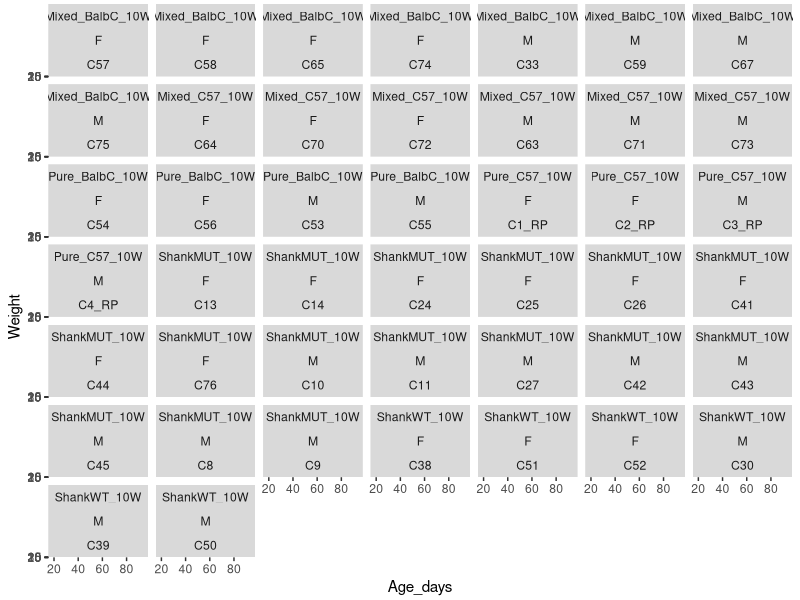
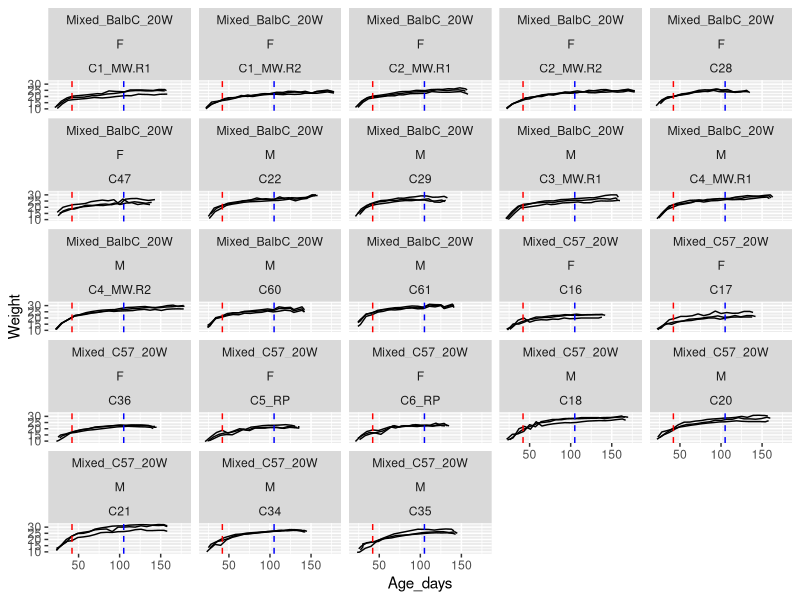
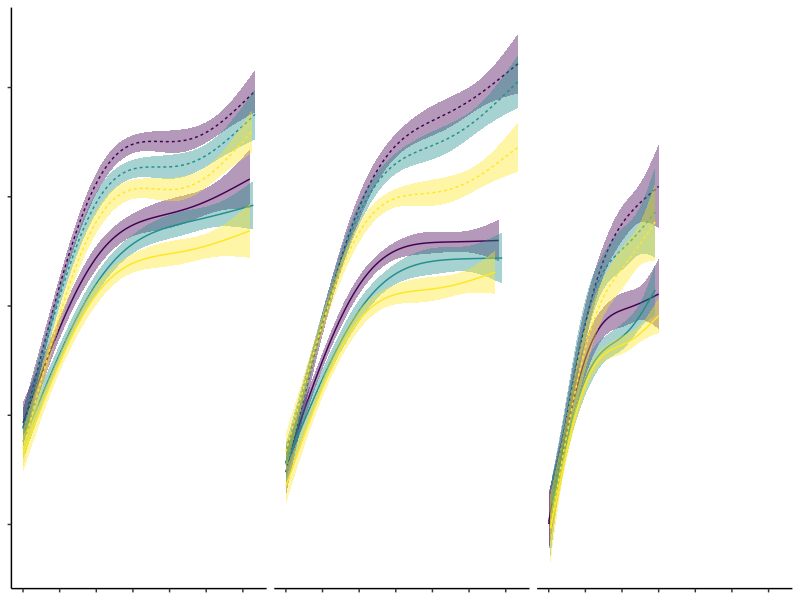
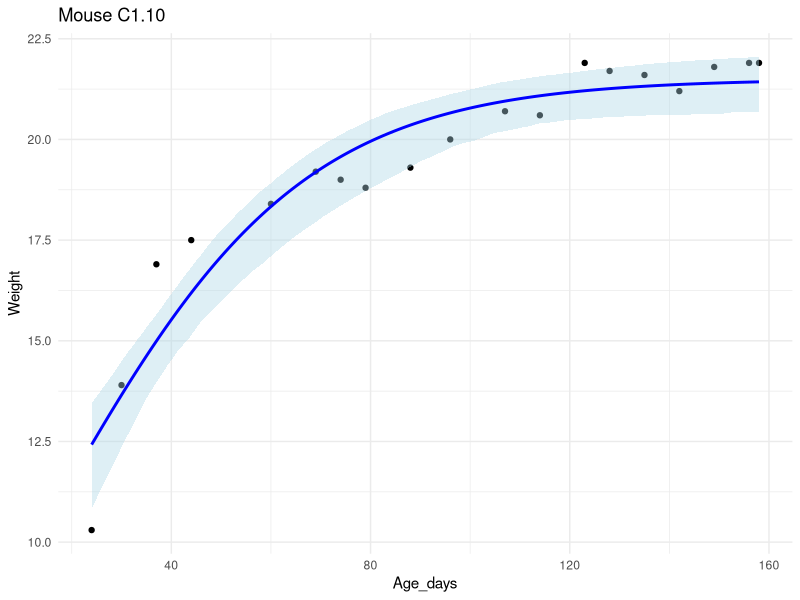
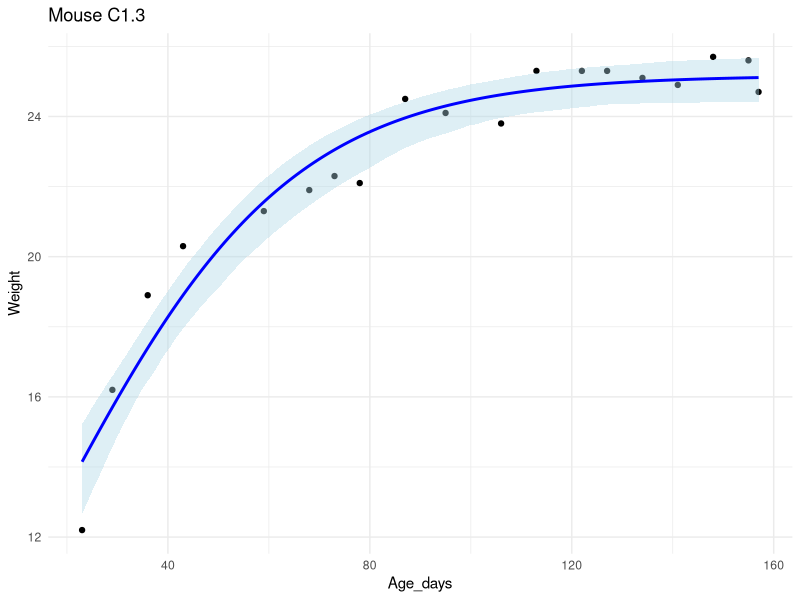
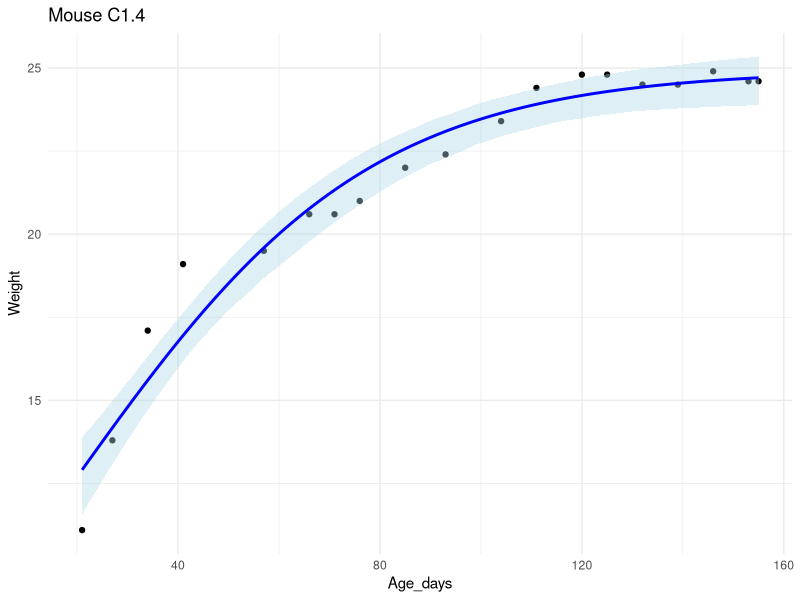
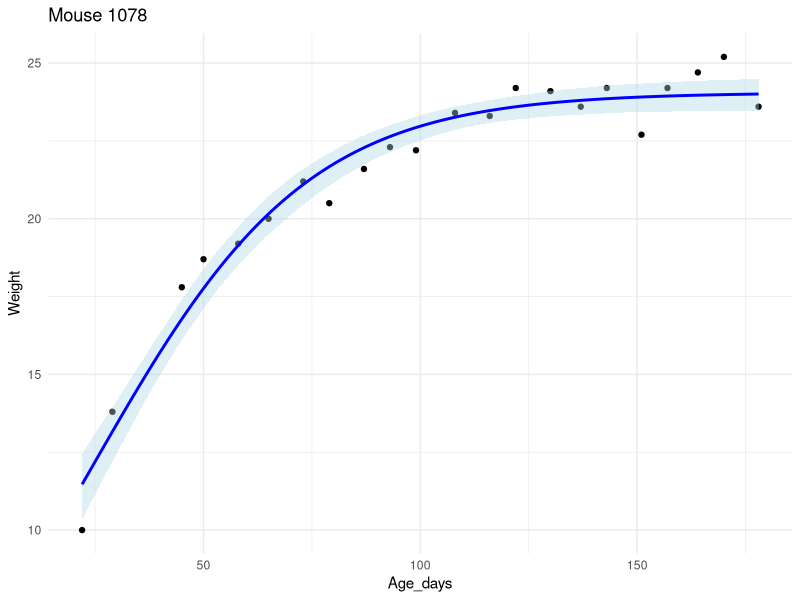
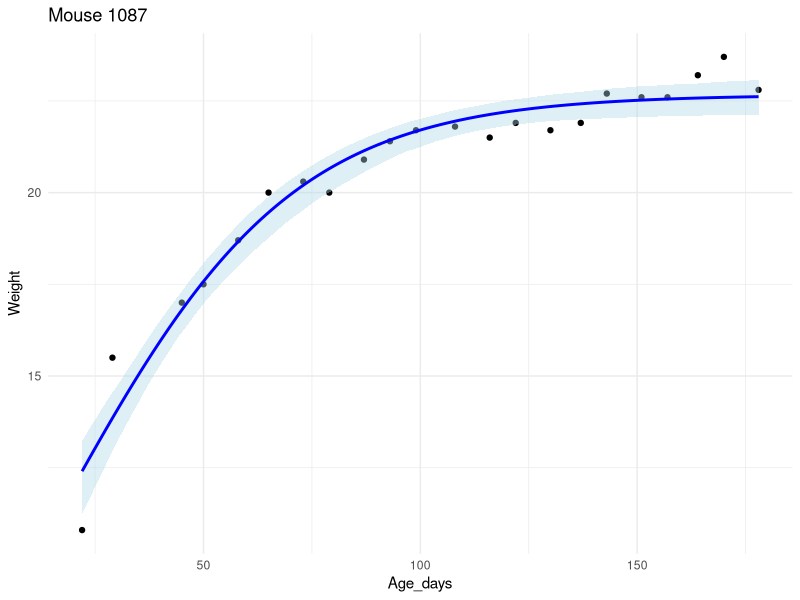

Generate these figures, in order, with R: (Note: this script raises an error after producing the figures.)
# Libraries ----
library(tidyverse)
library(minpack.lm)  # nlsLM

# Paths ----
setwd("~/Dropbox (Personal)/UWyo/Projects/SocialHierarchy/Fall25_SDH/SDH/data/")
plotdir <- "~/Dropbox (Personal)/UWyo/Projects/SocialHierarchy/Fall25_SDH/SDH/plots/weight_curves/"

# ==================================================
# Load + basic checks ----
# ==================================================

wc <- read.csv("SDH_WeightCurves - Weight.csv", stringsAsFactors = TRUE)

n_distinct(wc$Cohort)   # 67
n_distinct(wc$MouseID)  # 201

# P0 reference weights (JAX): C57 ~1.3g; Balb ~1.5g
bw <- wc %>%
  select(MouseID, Cohort, Sex, Treatment, DOB) %>%
  distinct() %>%
  mutate(
    Date = DOB, Age_days = 0,
    Weight = case_when(
      str_detect(Treatment, "C57|Shank") ~ 1.3,
      str_detect(Treatment, "Balb")      ~ 1.5,
      TRUE                               ~ NA_real_
    )
  )

# ==================================================
# Exploratory plots ----
# ==================================================

ggplot(filter(wc, str_detect(Treatment, "10W")), aes(Age_days, Weight, group = MouseID)) +
  geom_line() +
  geom_vline(xintercept = 42, linetype = "dashed", color = "red") +   # early weight
  geom_vline(xintercept = 63, linetype = "dashed", color = "blue") +  # late weight
  facet_wrap(vars(Treatment, Sex, Cohort))

ggplot(filter(wc, str_detect(Treatment, "20W")), aes(Age_days, Weight, group = MouseID)) +
  geom_line() +
  geom_vline(xintercept = 42,  linetype = "dashed", color = "red") +  # early weight
  geom_vline(xintercept = 105, linetype = "dashed", color = "blue") + # late weight
  facet_wrap(vars(Treatment, Sex, Cohort))

# ==================================================
# Logistic fits per mouse (nlsLM) + parametric CI simulation ----
# ==================================================

df <- wc %>% mutate(MouseID = as.character(MouseID))

target_ages <- tibble(Age_days = c(28, 42, 56, 70, 84, 98, 112, 126, 140))
n_sim <- 1000

fit_summary      <- tibble()
all_predictions  <- tibble()
fit_success      <- character()
fit_fail         <- character()

logistic_fun <- function(K, r, t0, age) K / (1 + exp(-r * (age - t0)))

for (mouse in unique(df$MouseID)) {
  df_sub <- filter(df, MouseID == mouse)
  
  if (nrow(df_sub) < 4 || all(df_sub$Weight <= 0, na.rm = TRUE)) {
    fit_fail <- c(fit_fail, mouse)
    next
  }
  
  ok <- try({
    fit <- nlsLM(
      Weight ~ K / (1 + exp(-r * (Age_days - t0))),
      data   = df_sub,
      start  = list(K = max(df_sub$Weight, na.rm = TRUE), r = 0.05, t0 = 50),
      control = nls.lm.control(maxiter = 200)
    )
    
    coefs <- coef(fit)
    fit_success <- c(fit_success, mouse)
    
    fit_summary <- bind_rows(
      fit_summary,
      tibble(MouseID = mouse, K = coefs[["K"]], r = coefs[["r"]], t0 = coefs[["t0"]])
    )
    
    vcov_mat <- tryCatch(vcov(fit), error = function(e) NULL)
    if (is.null(vcov_mat)) stop("vcov failed")
    
    param_sim <- MASS::mvrnorm(n_sim, mu = coefs, Sigma = vcov_mat)
    
    # Predictions at target ages (+ 95% CI from parametric simulation)
    pred_vals <- predict(fit, newdata = target_ages)
    sim_preds <- sapply(
      target_ages$Age_days,
      \(age) logistic_fun(param_sim[, "K"], param_sim[, "r"], param_sim[, "t0"], age)
    )
    
    pred_df <- tibble(
      MouseID    = mouse,
      Age_days   = target_ages$Age_days,
      Predicted  = pred_vals,
      CI_lower   = apply(sim_preds, 2, quantile, probs = 0.025, na.rm = TRUE),
      CI_upper   = apply(sim_preds, 2, quantile, probs = 0.975, na.rm = TRUE)
    )
    
    all_predictions <- bind_rows(all_predictions, pred_df)
    
    # Full curve + ribbon
    plot_ages <- tibble(Age_days = seq(min(df_sub$Age_days), max(df_sub$Age_days), length.out = 200))
    sim_curve <- sapply(
      plot_ages$Age_days,
      \(age) logistic_fun(param_sim[, "K"], param_sim[, "r"], param_sim[, "t0"], age)
    )
    
    plot_df <- tibble(
      Age_days = plot_ages$Age_days,
      Fit      = predict(fit, newdata = plot_ages),
      CI_lower = apply(sim_curve, 2, quantile, probs = 0.025, na.rm = TRUE),
      CI_upper = apply(sim_curve, 2, quantile, probs = 0.975, na.rm = TRUE)
    )
    
    mouse_safe <- gsub("[^A-Za-z0-9]", "_", mouse)
    
    p <- ggplot(df_sub, aes(Age_days, Weight)) +
      geom_point() +
      geom_ribbon(data = plot_df, aes(y = Fit, ymin = CI_lower, ymax = CI_upper),
                  fill = "lightblue", alpha = 0.4) +
      geom_line(data = plot_df, aes(y = Fit), color = "blue", linewidth = 1) +
      ggtitle(paste("Mouse", mouse)) +
      theme_minimal()
    
    ggsave(file.path(plotdir, paste0("logistic_fit_", mouse_safe, ".pdf")),
           plot = p, width = 6, height = 4)
    
    TRUE
  }, silent = TRUE)
  
  if (!isTRUE(ok)) fit_fail <- c(fit_fail, mouse)
}

n_distinct(all_predictions$MouseID)  # 201
table(all_predictions$MouseID)

# ==================================================
# Export model parameters + predictions ----
# ==================================================

write.csv(fit_summary,     "logistic_model_parameters.csv",     row.names = FALSE)
write.csv(all_predictions, "logistic_predictions_with_ci.csv",  row.names = FALSE)

# ==================================================
# Build predicted-weight summary table ----
# ==================================================

all_predictions_clean <- all_predictions %>%
  filter(Predicted > 5) %>%
  select(MouseID:Predicted) %>%
  group_by(MouseID) %>%
  pivot_wider(names_from = Age_days, values_from = Predicted) %>%
  ungroup()

all_predictions_clean <- full_join(
  all_predictions_clean,
  wc %>% select(MouseID:DOB) %>% distinct(),
  by = "MouseID"
)

all_predictions_clean <- all_predictions_clean %>%
  mutate(
    Pred_Sac_Weight = case_when(
      str_detect(Treatment, "10W") ~ `70`,
      str_detect(Treatment, "20W") ~ `140`,
      TRUE ~ NA_real_
    ),
    Pred_Wean_Weight = `28`,
    Pred_Mat_Weight  = `56`
  )

wc_summary <- all_predictions_clean %>%
  select(MouseID, Cohort, Sex, Treatment, Pred_Wean_Weight, Pred_Mat_Weight, Pred_Sac_Weight) %>%
  group_by(Cohort, Sex, Treatment) %>%
  mutate(
    Trio_max_WeanWeight = max(Pred_Wean_Weight, na.rm = TRUE),
    Rel_WeanWeight      = Pred_Wean_Weight / Trio_max_WeanWeight,
    Trio_max_SacWeight  = max(Pred_Sac_Weight,  na.rm = TRUE),
    Rel_SacWeight       = Pred_Sac_Weight  / Trio_max_SacWeight,
    Trio_max_MatWeight  = max(Pred_Mat_Weight, na.rm = TRUE),
    Rel_MatWeight       = Pred_Mat_Weight / Trio_max_MatWeight
  ) %>%
  ungroup()

fo <- full_join(all_predictions_clean, wc_summary, by = c("MouseID","Cohort","Sex","Treatment",
                                                          "Pred_Wean_Weight","Pred_Mat_Weight","Pred_Sac_Weight"))

str(fo)
write.csv(fo, "predicted_weights.csv", row.names = FALSE)

# ---- Make Plots ----
theme_nolabels <- theme_classic() +
  theme(axis.title = element_blank(), axis.text = element_blank(),
        strip.text = element_blank(), legend.position = "none")

wc <- wc %>% mutate(
    Age        = case_when(str_detect(Treatment, "10W$") ~ "10W",
                           str_detect(Treatment, "20W$") ~ "20W",
                           TRUE ~ NA_character_),
    Geno       = if_else(str_detect(Treatment, "MUT"), "MUT", "WT"),
    Background = if_else(str_detect(Treatment, "BalbC"), "BalbC", "C57"),
    Group      = paste(Background, Geno, sep = "_"),
    Age        = factor(Age, levels = c("10W", "20W")),
    Geno       = factor(Geno, levels = c("WT", "MUT")),
    Background = factor(Background, levels = c("BalbC", "C57")),
    Group      = factor(Group, levels = c("BalbC_WT", "C57_WT", "C57_MUT"))
  )

wc_ranked <- wc %>% left_join(all_predictions_clean %>% select(Cohort, MouseID, Pred_Sac_Weight)) %>%
  group_by(Cohort) %>%
  mutate(Rank = factor(dense_rank(desc(Pred_Sac_Weight)), levels = 1:3, ordered = TRUE)) %>%
  ungroup()

wc_ranked_summary <- wc_ranked %>%
  group_by(Group, Sex, Rank, Age_days) %>%
  summarise(mean_wt = mean(Weight, na.rm = TRUE),
            sd_wt = sd(Weight, na.rm = TRUE),
            n_cohorts = n(),
            se_wt = sd_wt / sqrt(n_cohorts),
            lower = mean_wt - se_wt, upper = mean_wt + se_wt,
            .groups = "drop")

plot_df <- wc_ranked_summary %>%
  filter(Age_days >= 21,
         (Group == "C57_MUT" & Age_days <= 84) | (Group != "C57_MUT" & Age_days <= 154))

ggplot(plot_df, aes(Age_days/7, mean_wt, color = Rank, fill = Rank, linetype = Sex)) +
  facet_grid(~ Group) +
  scale_x_continuous(breaks = seq(3, 21, by = 3)) +
  geom_smooth(method = "gam", formula = y ~ s(x, k = 4), se = TRUE, linewidth = 0.5) +
  theme_nolabels
ggsave(file.path(plotdir, "Summary_WeightCurves.pdf"), width = 9, height = 3, units = "cm")

wc_ranked_clean <- wc_ranked %>% 
  select(MouseID, Cohort, Rank, Group, Sex, Age, Pred_Sac_Weight) %>%
  distinct()

m1 <- lmer(Pred_Sac_Weight ~ Rank * Group * Sex + Age + (1 | Cohort), data = wc_ranked_clean); summary(m1)
Anova(m1, type = 3)
pairs(emmeans(m1, ~ Rank | Group | Sex))
